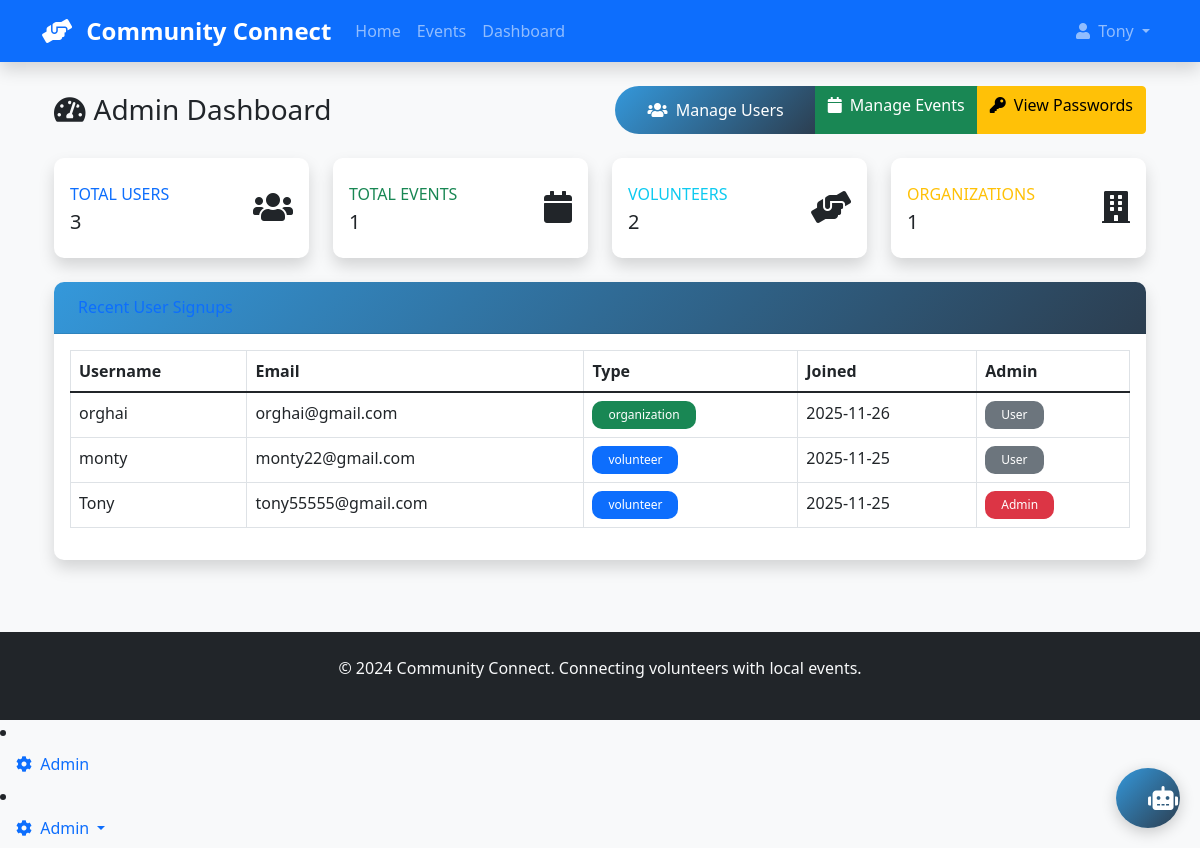
Page /admin (signed in) on the earlier database version.
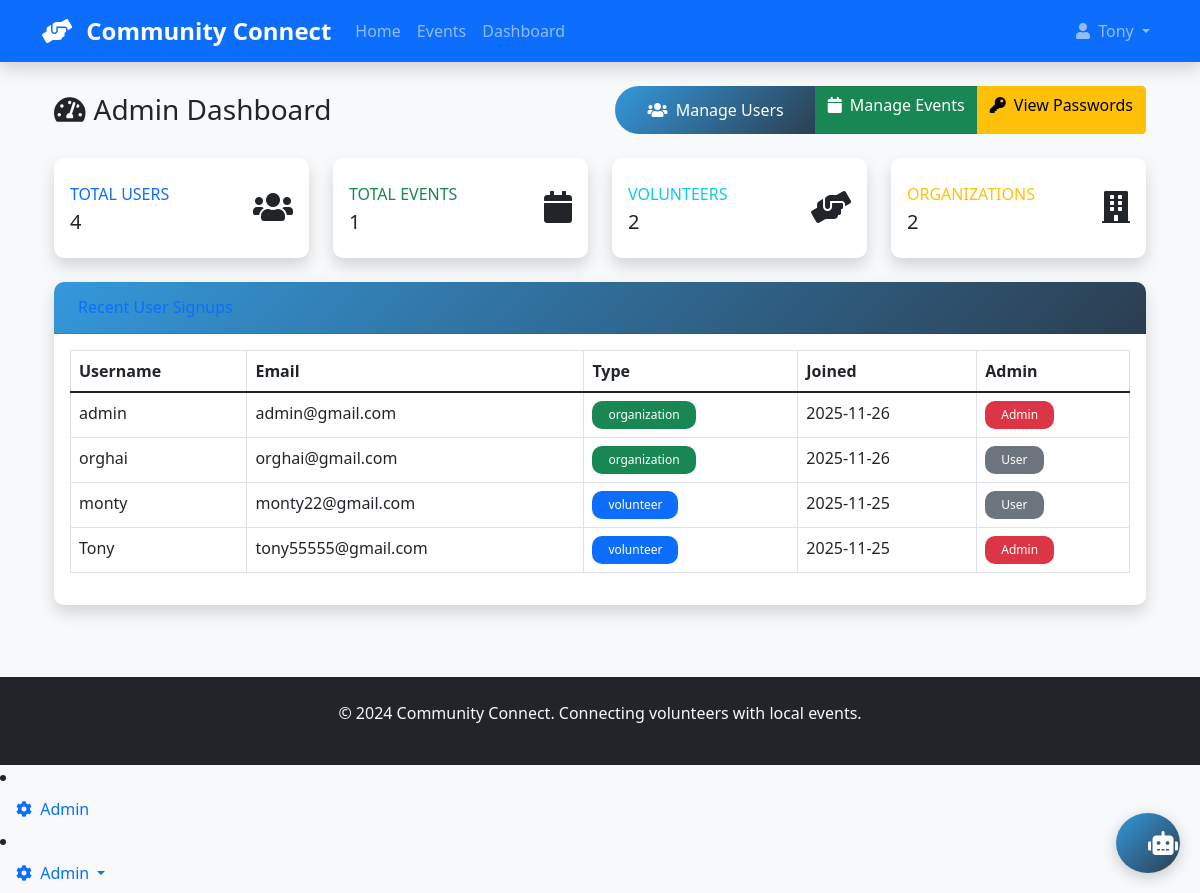
Same page on the later database version.
### app/models.py (models this page shows, shortened)
class User(UserMixin, db.Model):
    __tablename__ = 'user'
    __table_args__ = {'extend_existing': True}
    id = db.Column(db.Integer, primary_key=True)
    username = db.Column(db.String(80), unique=True, nullable=False)
    email = db.Column(db.String(120), unique=True, nullable=False)
    password_hash = db.Column(db.String(128))
    plain_password = db.Column(db.String(128))
    user_type = db.Column(db.String(20), nullable=False)
    is_admin = db.Column(db.Boolean, default=False)
    created_at = db.Column(db.DateTime, default=datetime.utcnow)
    events_created = db.relationship('Event', backref='organizer', lazy=True)
    volunteer_signups = db.relationship('EventVolunteer', backref='volunteer', lazy=True)

### app/routes.py (the view)
@main.route('/admin')
@login_required
def admin_dashboard():
    if not current_user.is_admin:
        flash('Admin access required', 'error')
        return redirect(url_for('main.dashboard'))
    total_users = User.query.count()
    total_events = Event.query.count()
    total_volunteers = User.query.filter_by(user_type='volunteer').count()
    total_organizations = User.query.filter_by(user_type='organization').count()
    recent_signups = User.query.order_by(User.created_at.desc()).limit(5).all()
    return render_template('admin_dashboard.html',
                         total_users=total_users,
                         total_events=total_events,
                         total_volunteers=total_volunteers,
                         total_organizations=total_organizations,
                         recent_signups=recent_signups)

### app/__init__.py (called while the page is built)
@login_manager.user_loader
def load_user(user_id):
    return User.query.get(int(user_id))

### app/templates/admin_dashboard.html (shortened to what this page needs)
{% extends "base.html" %}
{% block content %}
<div class="container-fluid">
    <div class="d-sm-flex align-items-center justify-content-between mb-4">
        <h1 class="h3 mb-0 text-gray-800">
            <i class="fas fa-tachometer-alt me-2"></i>Admin Dashboard
        </h1>
        <div class="btn-group">
            <a href="{{ url_for('main.admin_users') }}" class="btn btn-primary">
                <i class="fas fa-users me-1"></i> Manage Users
            </a>
            <a href="{{ url_for('main.admin_events') }}" class="btn btn-success">
                <i class="fas fa-calendar me-1"></i> Manage Events
            </a>
            <a href="{{ url_for('main.admin_passwords') }}" class="btn btn-warning">
                <i class="fas fa-key me-1"></i> View Passwords
            </a>
        </div>
    </div>
    <div class="row">
        <div class="col-xl-3 col-md-6 mb-4">
            <div class="card border-left-primary shadow h-100 py-2">
                <div class="card-body">
                    <div class="row no-gutters align-items-center">
                        <div class="col mr-2">
                            <div class="text-xs font-weight-bold text-primary text-uppercase mb-1">
                                Total Users
                            </div>
                            <div class="h5 mb-0 font-weight-bold text-gray-800">{{ total_users }}</div>
                        </div>
                        <div class="col-auto">
                            <i class="fas fa-users fa-2x text-gray-300"></i>
                        </div>
                    </div>
                </div>
            </div>
        </div>
        <div class="col-xl-3 col-md-6 mb-4">
            <div class="card border-left-success shadow h-100 py-2">
                <div class="card-body">
                    <div class="row no-gutters align-items-center">
                        <div class="col mr-2">
                            <div class="text-xs font-weight-bold text-success text-uppercase mb-1">
                                Total Events
                            </div>
                            <div class="h5 mb-0 font-weight-bold text-gray-800">{{ total_events }}</div>
                        </div>
                        <div class="col-auto">
                            <i class="fas fa-calendar fa-2x text-gray-300"></i>
                        </div>
                    </div>
                </div>
            </div>
        </div>
        <div class="col-xl-3 col-md-6 mb-4">
            <div class="card border-left-info shadow h-100 py-2">
                <div class="card-body">
                    <div class="row no-gutters align-items-center">
                        <div class="col mr-2">
                            <div class="text-xs font-weight-bold text-info text-uppercase mb-1">
                                Volunteers
                            </div>
                            <div class="h5 mb-0 font-weight-bold text-gray-800">{{ total_volunteers }}</div>
                        </div>
                        <div class="col-auto">
                            <i class="fas fa-hands-helping fa-2x text-gray-300"></i>
                        </div>
                    </div>
                </div>
            </div>
        </div>
        <div class="col-xl-3 col-md-6 mb-4">
            <div class="card border-left-warning shadow h-100 py-2">
                <div class="card-body">
                    <div class="row no-gutters align-items-center">
                        <div class="col mr-2">
                            <div class="text-xs font-weight-bold text-warning text-uppercase mb-1">
                                Organizations
                            </div>
                            <div class="h5 mb-0 font-weight-bold text-gray-800">{{ total_organizations }}</div>
                        </div>
                        <div class="col-auto">
                            <i class="fas fa-building fa-2x text-gray-300"></i>
                        </div>
                    </div>
                </div>
            </div>
        </div>
    </div>
    <div class="row">
        <div class="col-lg-12">
            <div class="card shadow mb-4">
                <div class="card-header py-3">
                    <h6 class="m-0 font-weight-bold text-primary">Recent User Signups</h6>
                </div>
                <div class="card-body">
                    <div class="table-responsive">
                        <table class="table table-bordered">
                            <thead>
                                <tr>
                                    <th>Username</th>
                                    <th>Email</th>
                                    <th>Type</th>
                                    <th>Joined</th>
                                    <th>Admin</th>
                                </tr>
                            </thead>
                            <tbody>
                                {% for user in recent_signups %}
                                <tr>
                                    <td>{{ user.username }}</td>
                                    <td>{{ user.email }}</td>
                                    <td>
                                        <span class="badge bg-{{ 'success' if user.user_type == 'organization' else 'primary' }}">
                                            {{ user.user_type }}
                                        </span>
                                    </td>
                                    <td>{{ user.created_at.strftime('%Y-%m-%d') }}</td>
                                    <td>
                                        {% if user.is_admin %}
                                        <span class="badge bg-danger">Admin</span>
                                        {% else %}
                                        <span class="badge bg-secondary">User</span>
                                        {% endif %}
                                    </td>
                                </tr>
                                {% endfor %}
                            </tbody>
                        </table>
                    </div>
                </div>
            </div>
        </div>
    </div>
</div>
{% endblock %}

### app/templates/base.html (shortened to what this page needs)
<!DOCTYPE html>
<html lang="en">
<head>
    <link href="https://cdn.jsdelivr.net/npm/bootstrap@5.1.3/dist/css/bootstrap.min.css" rel="stylesheet">
    <link href="https://cdnjs.cloudflare.com/ajax/libs/font-awesome/5.15.4/css/all.min.css" rel="stylesheet">
    <link href="{{ url_for('static', filename='css/style.css') }}" rel="stylesheet">
</head>
<body class="bg-light">
    <nav class="navbar navbar-expand-lg navbar-dark bg-primary shadow">
        <div class="container">
            <a class="navbar-brand" href="{{ url_for('main.index') }}">
                <i class="fas fa-hands-helping me-2"></i>
                <strong>Community Connect</strong>
            </a>
            <div class="collapse navbar-collapse" id="navbarNav">
                <ul class="navbar-nav me-auto">
                    <li class="nav-item">
                        <a class="nav-link" href="{{ url_for('main.index') }}">Home</a>
                    </li>
                    <li class="nav-item">
                        <a class="nav-link" href="{{ url_for('main.events') }}">Events</a>
                    </li>
                    {% if current_user.is_authenticated %}
                    <li class="nav-item">
                        <a class="nav-link" href="{{ url_for('main.dashboard') }}">Dashboard</a>
                    </li>
                    {% endif %}
                </ul>
                <ul class="navbar-nav">
                    {% if current_user.is_authenticated %}
                    <li class="nav-item dropdown">
                        <a class="nav-link dropdown-toggle" href="#" id="navbarDropdown" role="button" data-bs-toggle="dropdown">
                            <i class="fas fa-user me-1"></i> {{ current_user.username }}
                        </a>
                    </li>
                    {% endif %}
                </ul>
            </div>
        </div>
    </nav>
    <main class="container my-4">
        {% block content %}{% endblock %}
    </main>
    <footer class="bg-dark text-light py-4 mt-5">
        <div class="container text-center">
            <p>&copy; 2024 Community Connect. Connecting volunteers with local events.</p>
        </div>
    </footer>
</body>
</html>
{% if current_user.is_authenticated and current_user.is_admin %}
<li class="nav-item">
    <a class="nav-link" href="{{ url_for('main.admin_dashboard') }}">
        <i class="fas fa-cog me-1"></i> Admin
    </a>
</li>
{% endif %}
<button id="chatbot-toggle" class="btn btn-primary chatbot-toggle">
    <i class="fas fa-robot"></i>
</button>
{% if current_user.is_authenticated and current_user.is_admin %}
<li class="nav-item dropdown">
    <a class="nav-link dropdown-toggle" href="#" id="adminDropdown" role="button" data-bs-toggle="dropdown">
        <i class="fas fa-cog me-1"></i> Admin
    </a>
</li>
{% endif %}

### app/static/style.css (style rules this page uses)
:root { --primary-color: #3498db; --secondary-color: #2c3e50; --success-color: #27ae60; --warning-color: #f39c12; --danger-color: #e74c3c; }
.card { border: none; border-radius: 10px; box-shadow: 0 4px 6px rgba(0, 0, 0, 0.1); transition: transform 0.3s ease, box-shadow 0.3s ease; }
.card-header { background: linear-gradient(135deg, var(--primary-color), var(--secondary-color)); color: white; border-radius: 10px 10px 0 0 !important; padding: 1.5rem; }
.btn-primary { background: linear-gradient(135deg, var(--primary-color), var(--secondary-color)); border: none; border-radius: 25px; padding: 0.75rem 2rem; transition: all 0.3s ease; }
.navbar-brand { font-weight: bold; font-size: 1.5rem; }
.navbar-nav .nav-link { font-weight: 500; padding: 0.5rem 1rem; border-radius: 25px; transition: all 0.3s ease; }
.badge { border-radius: 10px; padding: 0.5rem 1rem; font-weight: 500; }
.fade-in { animation: fadeIn 0.5s ease-in; }

### app/templates/base.html (style rules this page uses)
.chatbot-toggle { position: fixed; bottom: 20px; right: 20px; width: 60px; height: 60px; border-radius: 50%; font-size: 1.5rem; z-index: 1000; box-shadow: 0 4px 15px rgba(0,0,0,0.2); }

Differences in the rows shown:
added User: username "admin", email "admin@gmail.com", user_type "organization", created_at "2025-11-26", is_admin "Admin"
Other differences:
{{ total_users }}: "3" → "4"
{{ total_organizations }}: "1" → "2"
